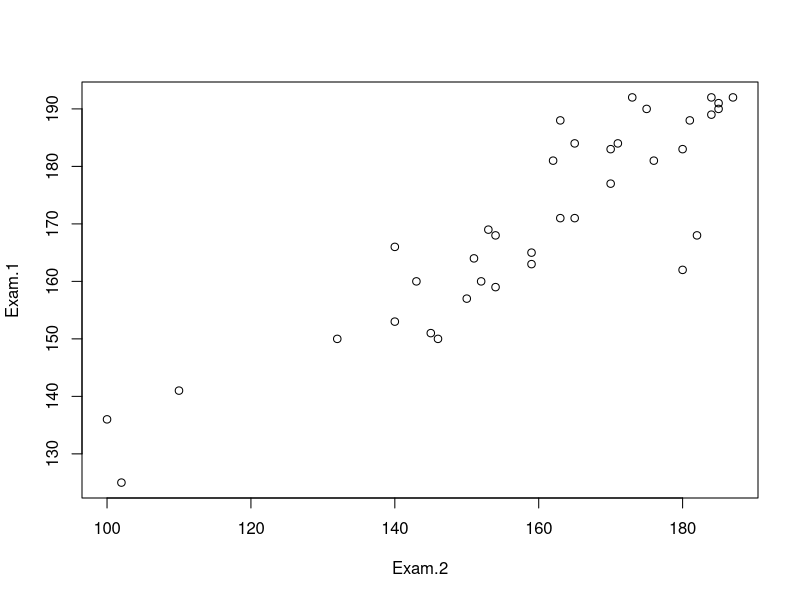
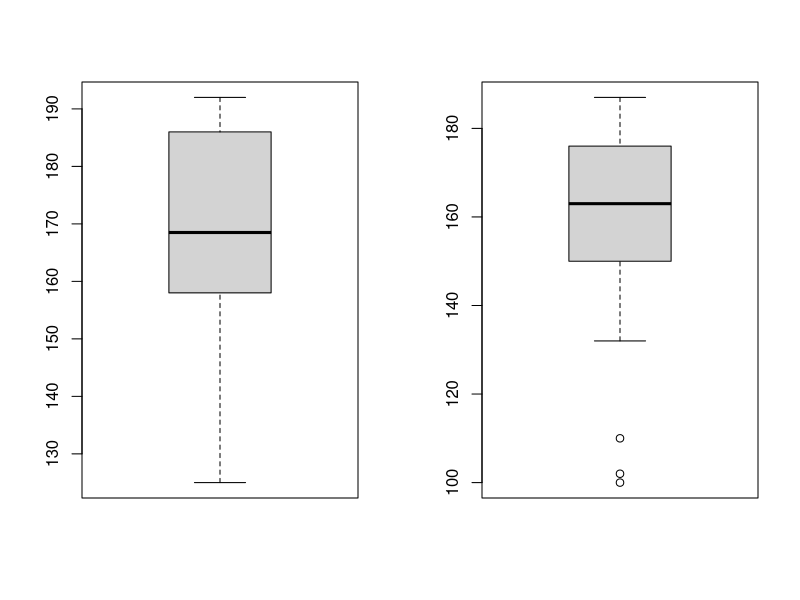
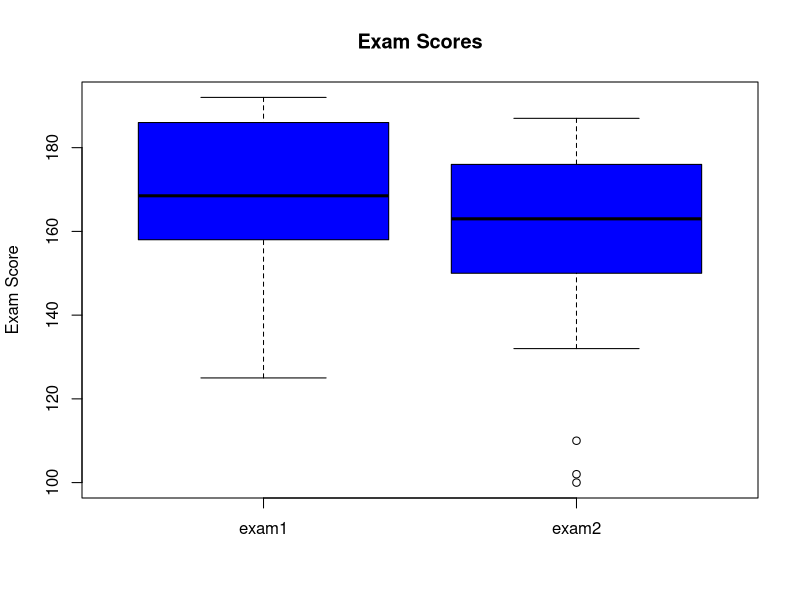
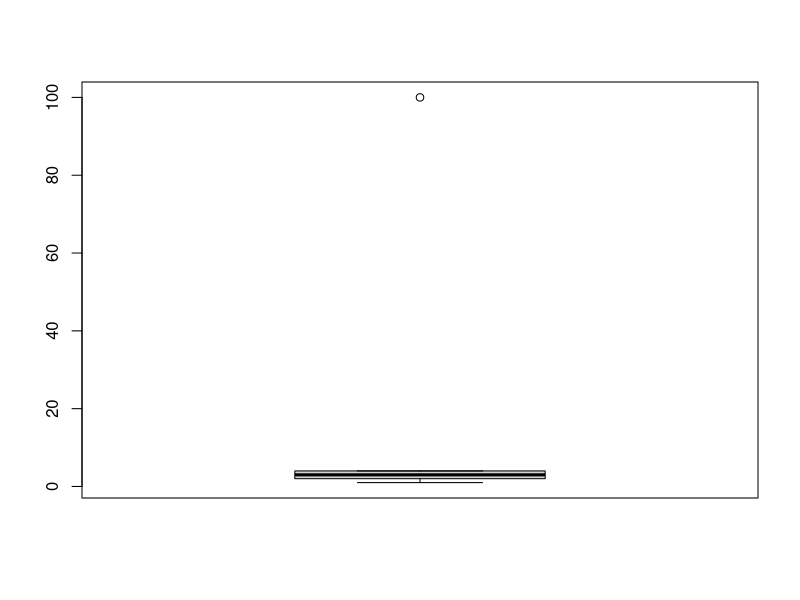
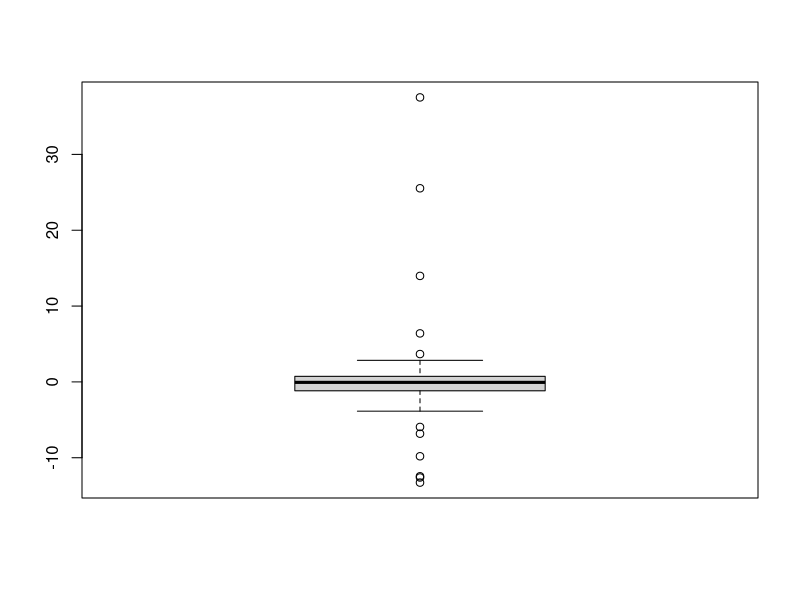
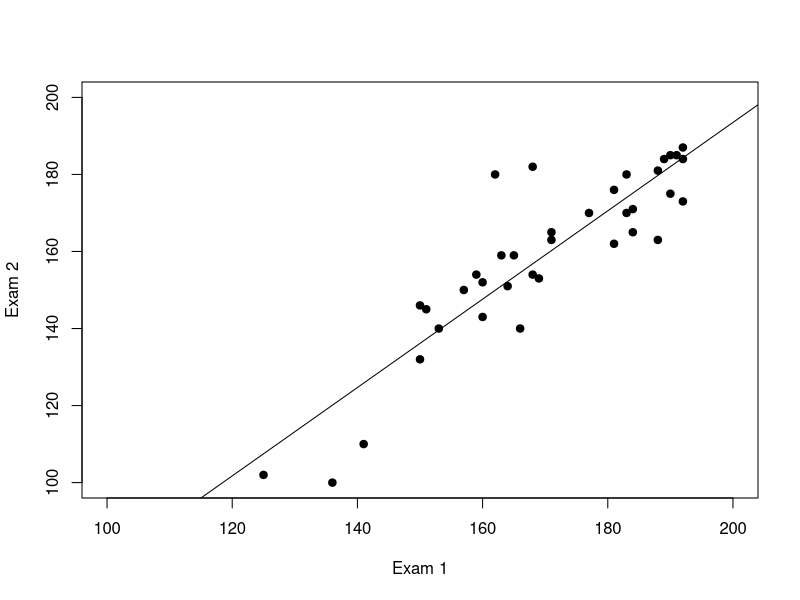
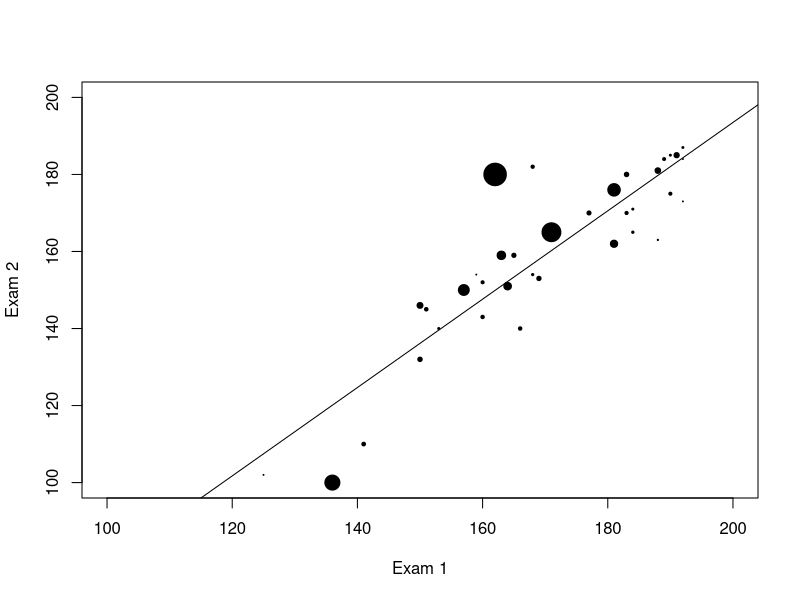
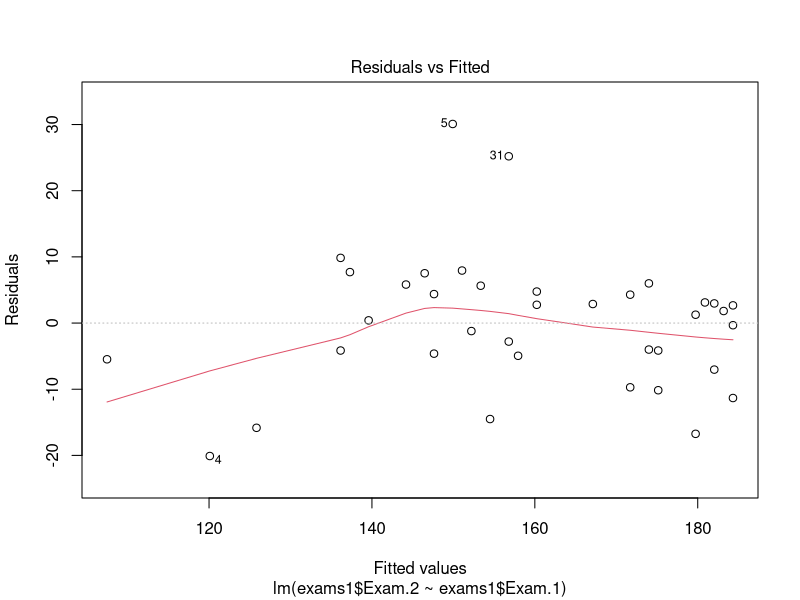

Generate these figures, in order, with R:
## ---- chunk 1
setwd("./data")
exams<-read.csv("exams_and_names-2.csv",header=T)
setwd("../")
## ---- chunk 2
with(exams,plot(Exam.1~Exam.2))

par(mfrow=c(1,2))
with(exams,boxplot(Exam.1)) # no outliers
with(exams,boxplot(Exam.2)) # three outliers

par(mfrow=c(1,1))
boxplot(exams$Exam.1,exams$Exam.2,col="blue",main="Exam Scores",
        names=c("exam1", "exam2"),ylab="Exam Score")
## ---- chunk 3
sd1<-sd(exams$Exam.1,na.rm=T)
sd2<-sd(exams$Exam.2,na.rm=T)

exams$Exam.1.z<-(exams$Exam.1-mean(exams$Exam.1,na.rm=T))/sd1
exams$Exam.2.z<-(exams$Exam.2-mean(exams$Exam.2,na.rm=T))/sd2

# Note: default for scale is to set na.rm=T
exams$Exam.1.scale<-scale(exams$Exam.1)
exams$Exam.2.scale<-scale(exams$Exam.2)

head(sort(exams$Exam.2.z))
head(sort(exams$Exam.2.z,decreasing=T))
     
# No outliers
## ---- chunk 4
# 1. get 1st and 3rd quantiles
q1<-quantile(exams$Exam.2,0.25,na.rm=T)
q3<-quantile(exams$Exam.2,0.75,na.rm=T)

# 2. calc iqr
iqr<-q3-q1

# 3. find outliers
outliers<-exams[exams$Exam.2>=q3+(1.5*iqr) | exams$Exam.2<=q1-(1.5*iqr),]
outliers
# 3 outliers

## ---- chunk 5
data<-c(1,2,3,4,100)
boxplot(data)
# shows outliers

sd3<-sd(data)
mean1<-mean(data)
zscores<-(data-mean1)/sd3
zscores
# no outliers
## ---- chunk 6
# example: T distribution w/ low degrees of freedom. It's just the distribution.
boxplot(rt(50,df=1))
## ---- chunk 7
# load/clean data
setwd("./data")
exams<-read.csv("exams_and_names-2.csv",header=T)
setwd("../")
exams1<-exams[!is.na(exams[,3]),]

# fit model
fit<-lm(exams$Exam.2~exams$Exam.1)
summary(fit)

# plot results
plot(exams$Exam.1,exams$Exam.2,pch=19,xlab="Exam 1", ylab="Exam 2", xlim=c(100,200),
     ylim=c(100,200))
abline(fit)

# inspect residuals
sort(fit$residuals)
# recall that residuals are the **vertical** distance to the regression (fitted values) line. 
## ---- chunk 8
# load/clean data
setwd("./data")
exams<-read.csv("exams_and_names-2.csv",header=T)
setwd("../")
exams1<-exams[!is.na(exams[,3]),]

# fit model
fit2<-lm(exams1$Exam.2~exams1$Exam.1)

# plot results
plot(exams$Exam.1,exams$Exam.2,pch=19,xlab="Exam 1", ylab="Exam 2", xlim=c(100,200),
     ylim=c(100,200),cex=abs(fit2$residuals)/10)

abline(fit2)

plot(fit2) # if you tell R to plot a model, it takes you through a series of graphs.
## ---- chunk 9
# load data
setwd("./data")
data<-read.csv("exams_and_names-2.csv",header=T)
setwd("../")

# clean data taking only needed rows
x<-data[!is.na(data[,3]),2:3]

# plot the data
plot(x,pch=19,xlab="Exam 1", ylab="Exam 2")

# fit model
fit<-kmeans(x,5)

# plot results
points(fit$centers,pch=19,col="blue",cex=2)
points(x,col=fit$cluster,pch=19)

